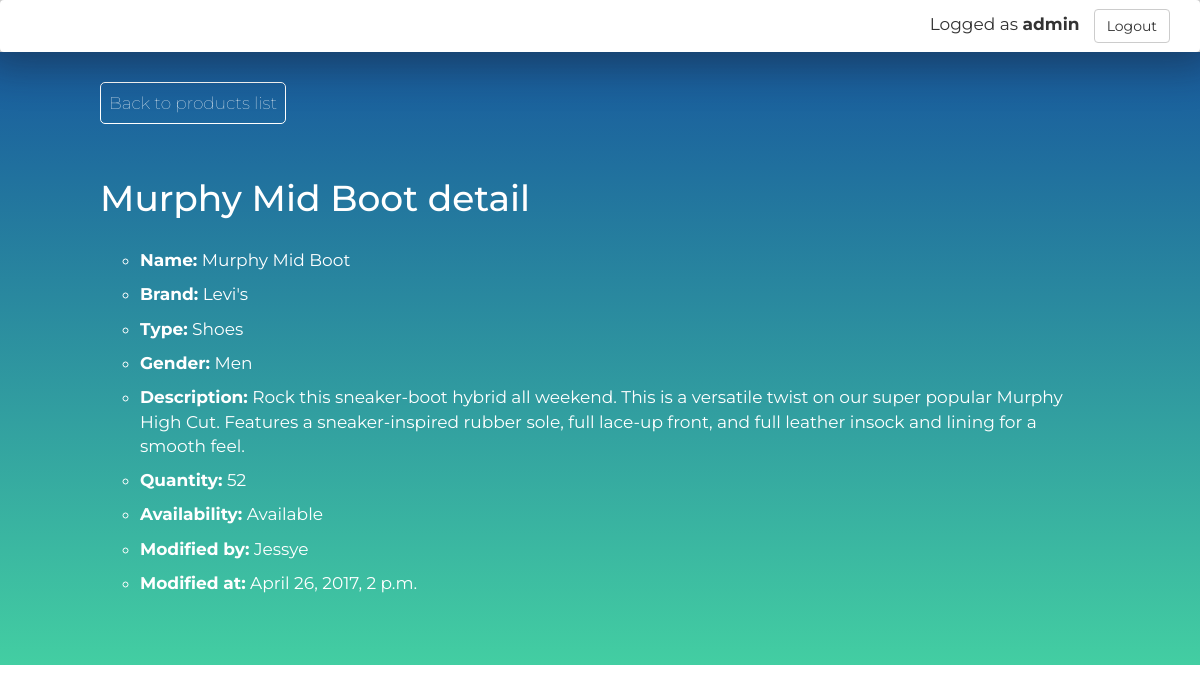
/8/ (signed in), run on the app's committed database.
### inventory/models.py (models this page shows, shortened)
class Parano(models.Model):
    created_by = models.ForeignKey(
        'Member',
        verbose_name="Created by",
        related_name="%(app_label)s_%(class)s_creator",
        null=True,
        blank=True,
    )
    modified_by = models.ForeignKey(
        'Member',
        verbose_name="Modified by",
        related_name="%(app_label)s_%(class)s_modificator",
        null=True,
        blank=True,
    )
    created_at = models.DateTimeField(
        verbose_name="Created at",
        null=True,
        blank=True,
        default= timezone.now()
    )
    modified_at = models.DateTimeField(
        verbose_name="Modified at",
        null=True,
        blank=True,
        default= timezone.now()
    )
    class Meta:
        abstract = True
        app_label = "inventory"

class Product(Parano, models.Model):
    name = models.CharField(
        max_length=60,
        verbose_name="Name",
        null=True,
        blank=False
    )
    brand = models.CharField(
        max_length=60,
        verbose_name="Brand",
        null=True,
        blank=True
    )
    gender_choices = (
        ('Men', 'Men'),
        ('Women', 'Women')
    )
    gender = models.CharField(
        max_length=20,
        choices=gender_choices,
        null=True
    )
    type_choices = (
         ('Pant', 'Pant'),
         ('Shirt', 'Shirt'),
         ('Dress', 'Dress'),
         ('Shoes', 'Shoes')
    )
    type = models.CharField(
        max_length=50,
        choices=type_choices,
        null=True
    )
    quantity = models.IntegerField(
        null = True,
        blank = False,
        verbose_name = "Quantity"
    )
    description = models.TextField(
        verbose_name="Description",
        null=True,
        blank=True
    )
    class Meta:
        app_label = "inventory"

class Member(models.Model):
    user = models.OneToOneField(
        User,
        related_name="member"
    )
    class Meta:
        app_label="inventory"
        ordering=["user__date_joined"]
    def __str__(self):
        return str(self.user.username)

### inventory/views.py (the view)
# urls.py: url(r'^(?P<pk>\d+)/$', ProductDetailView.as_view(), name='product-detail'),
class ProductDetailView(DetailView):
    model = Product
    context_object_name = "details"
    template_name = "inventory/product-detail.html"

### inventory/templates/inventory/product-detail.html (shortened to what this page needs)
{% load staticfiles %}
<!DOCTYPE html>
<html lang="en">
<head>
    <link rel="stylesheet" href="//maxcdn.bootstrapcdn.com/bootstrap/3.2.0/css/bootstrap.min.css">
    <link rel="stylesheet" href="{% static 'css/styles.css' %}" />
</head>
<body>
    <nav class="navbar">
        <div class="container-fluid">
            <div class="navbar-header pull-right">
                <span>Logged as <b>{{ user.username }}&nbsp;&nbsp;</b></span>
                <a href="{% url 'django.contrib.auth.views.logout' %}?next=/login" class="btn btn-default navbar-btn">Logout</a>
            </div>
        </div>
    </nav>
    <section id="detail_page">
        <div class="wrap">
            <a href="/list" class="small-btn">Back to products list</a>
            <br/><br/>
            <h1>{{details.name}} detail</h1>
            <ul>
                <li><b>Name:</b> {{details.name}}</li>
                <li><b>Brand:</b> {{details.brand}}</li>
                <li><b>Type:</b> {{details.type}}</li>
                <li><b>Gender:</b> {{details.gender}}</li>
                <li><b>Description:</b> {{details.description}}</li>
                <li><b>Quantity:</b> {{details.quantity}}</li>
                <li>
                    <b>Availability:</b>
                    {% if details.quantity == 0 %}
                        Unavailable
                    {% else %}
                        Available
                    {% endif %}
                </li>
                <li><b>Modified by:</b> {{details.modified_by}}</li>
                <li><b>Modified at:</b> {{details.modified_at}}</li>
            </ul>
        </div>
    </section>
</body>
</html>

### inventory/static/css/styles.css (style rules this page uses)
html { height: 100%; }
body { width: 100%; height: 100%; display: inline-block; font-family: 'Montserrat', sans-serif; font-size: 17px; }
.navbar { margin-bottom: 0; box-shadow: 0px 0px 40px 14px rgba(25,25,25,0.4); -webkit-box-shadow: 0px 0px 40px 14px rgba(25,25,25,0.4); -moz-box-shadow: 0px 0px 40px 14px rgba(25,25,25,0.4); padding: 0 14px; }
section { padding: 20px 0 60px 0; }
.wrap { width: 1000px; margin: auto; }
.small-btn { display: inline-block; width: auto; border: solid 1px #fff; font-weight: 700; color: #fff; border-radius: 5px; padding: 8px; font-weight: 100; transition: all 0.2s ease-in-out; margin: 10px 0; }
#detail_page { background: #43cea2; background: -webkit-linear-gradient(bottom, #43cea2, #185a9d); background: -moz-linear-gradient(bottom, #43cea2, #185a9d); background: -o-linear-gradient(bottom, #43cea2, #185a9d); background: linear-gradient(to top, #43cea2, #185a9d); width: 100%; color: #fff; }
#detail_page ul { list-style-type: circle; margin-top: 30px; }
#detail_page ul li { margin: 10px 0; }

### data on the page
Product: name "Murphy Mid Boot", brand "Levi's", type "Shoes", gender "Men", description "Rock this sneaker-boot hybrid all weekend. This is a versatile twist on our super popular Murphy High Cut. Features a sneaker-inspired rubber sole, full lace-up front, and full leather insock and lining for a smooth feel.", quantity "52", modified_by "Jessye", modified_at "April 26, 2017, 2 p.m."

### other printed values
{{ user.username }} "admin"
